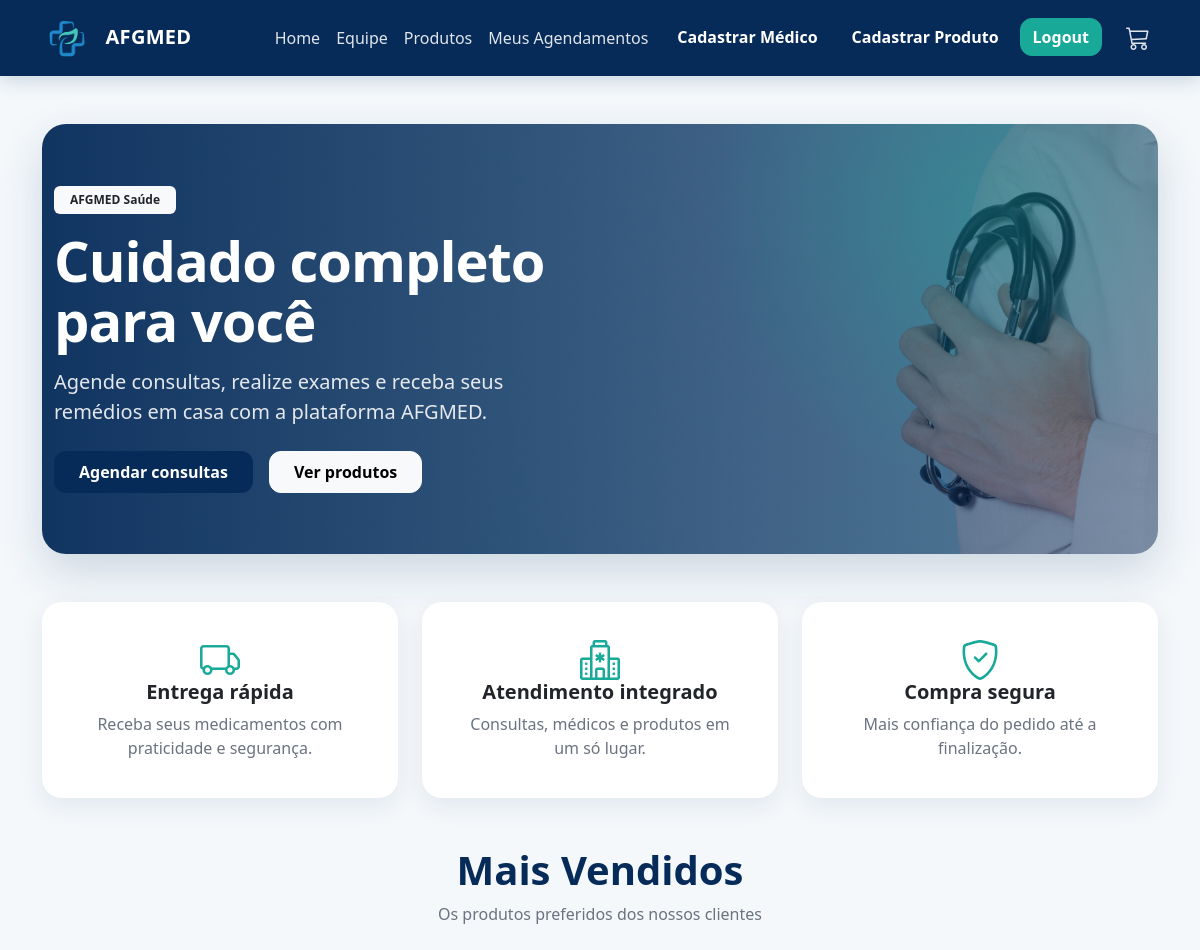
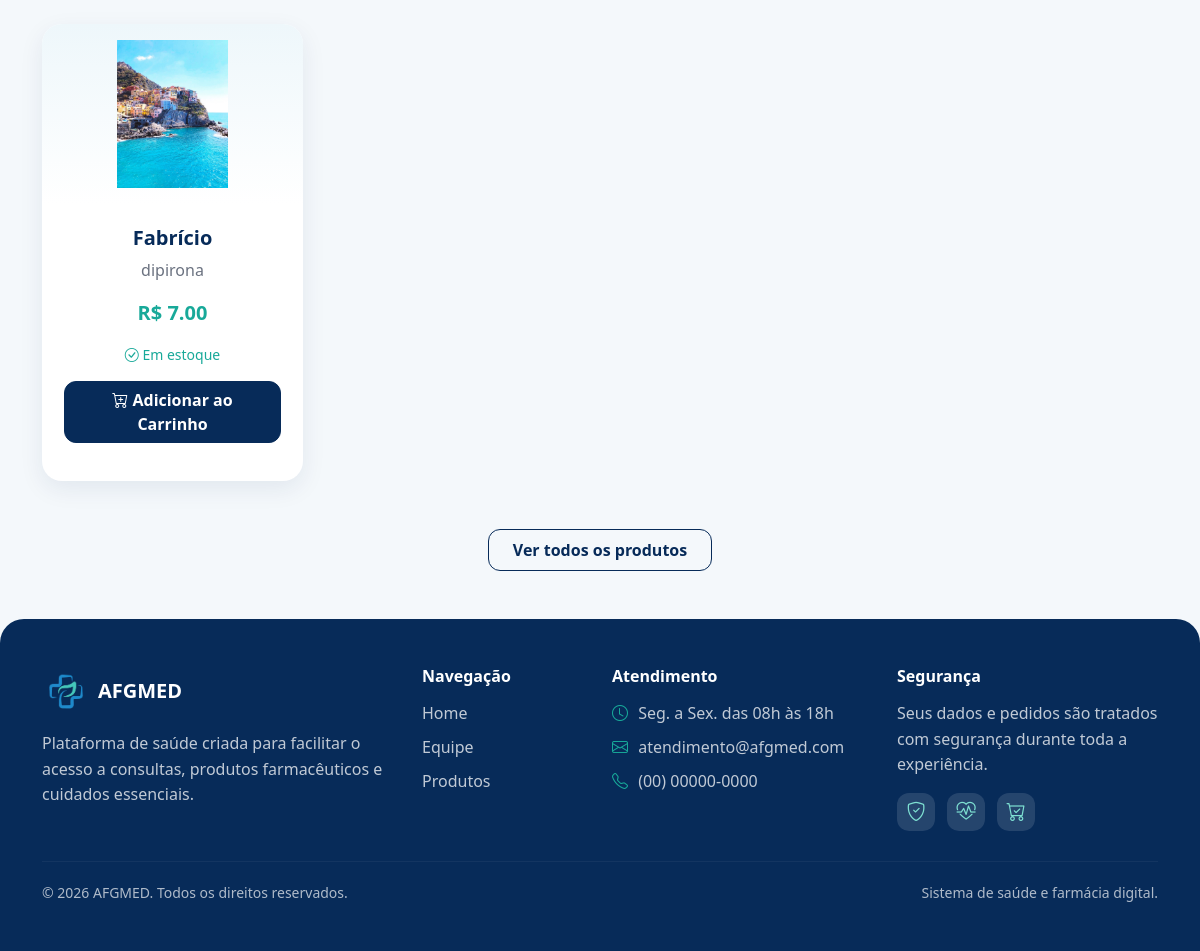
The page / (signed in) on the database as committed earlier (2 pictures, top to bottom).
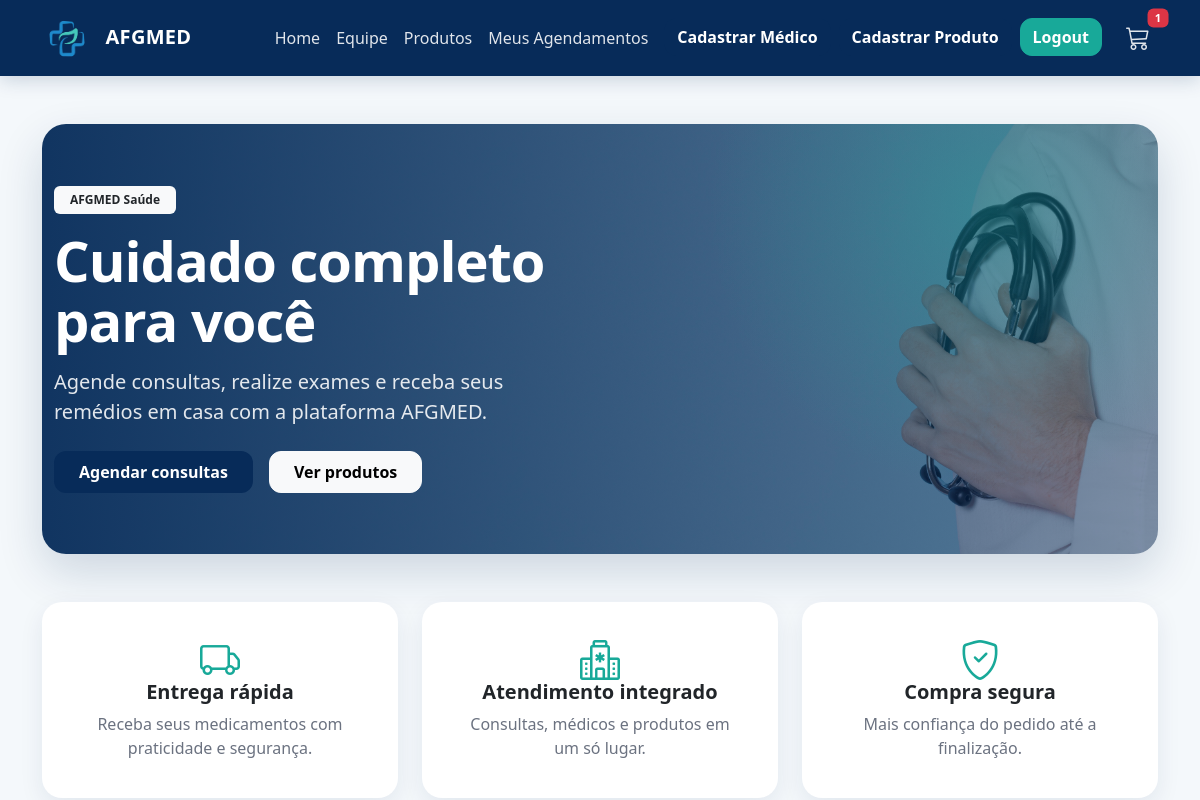
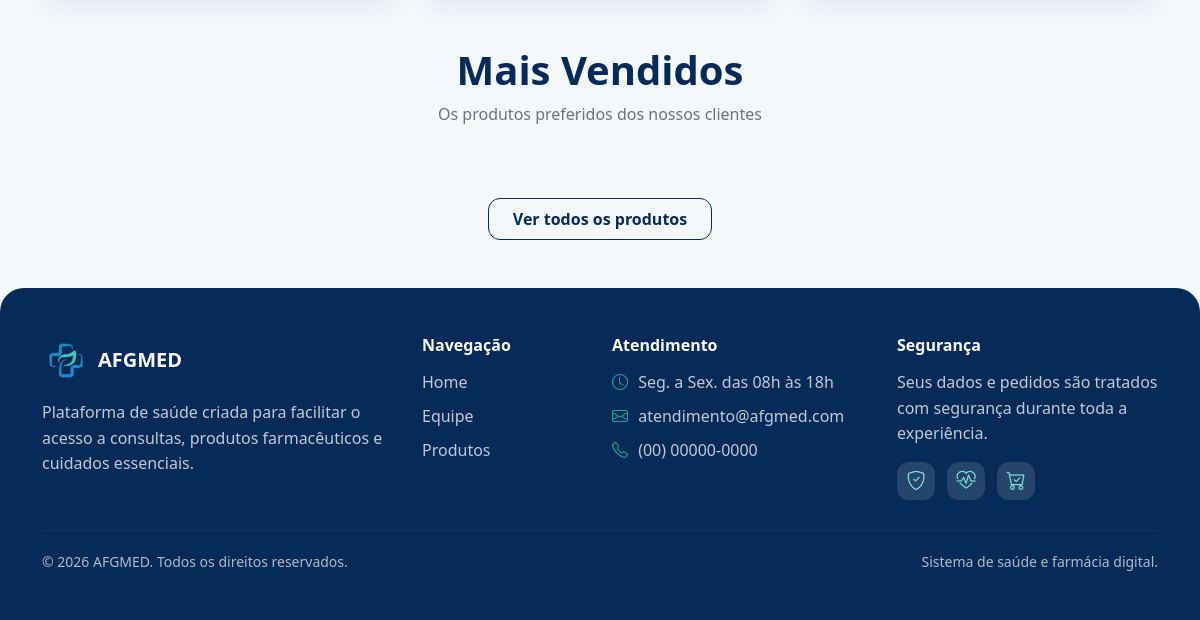
The same page on the database as committed later (2 pictures, top to bottom).
### projetoafgmed/models.py (models this page shows)
class Produto(database.Model):
    id = database.Column(database.Integer, primary_key=True)
    nome = database.Column(database.String, nullable=False)
    descricao = database.Column(database.String)
    preco = database.Column(database.Float, nullable=False)
    estoque = database.Column(database.Integer, default=0)
    foto = database.Column(database.String, default="default.jpg")
    ativo = database.Column(database.Boolean, default=True, nullable=False)
    destaque_home = database.Column(database.Boolean, default=False, nullable=False)
    data_criacao = database.Column(database.DateTime, nullable=False, default=datetime.utcnow)

### projetoafgmed/routes.py (the view)
@app.route("/")
def homepage():
    produtos_destaque = Produto.query.filter_by(ativo=True, destaque_home=True).limit(4).all()
    return render_template("homepage.html", produtos=produtos_destaque)

### projetoafgmed/models.py (called while the page is built)
@login_manager.user_loader
def load_usuario(id_usuario):
    return Usuario.query.get(int(id_usuario))

### projetoafgmed/routes.py (called while the page is built, shortened)
@app.context_processor
def carrinho_global():
    if current_user.is_authenticated:
        carrinho = Carrinho.query.filter_by(
            id_usuario=current_user.id,
            status="ativo"
        ).first()
        itens = carrinho.itens if carrinho else []
        total = sum(item.quantidade * item.preco_unitario for item in itens)
        quantidade = sum(item.quantidade for item in itens)
        return {
            "carrinho": carrinho,
            "itens_carrinho": itens,
            "total_carrinho": total,
            "quantidade_carrinho": quantidade
        }

### projetoafgmed/templates/homepage.html (shortened to what the changed rows need)
{% extends "base.html" %}
{% block content %}
<div class="hero-banner d-flex align-items-center mb-5">
    <div class="container">
        <div class="row align-items-center">
            <div class="col-12 col-md-8 col-lg-6 hero-conteudo">
                <h1 class="display-4 fw-bold text-white mb-3">
                    Cuidado completo para você
                </h1>
            </div>
        </div>
    </div>
</div>
<h1 class="text-center mb-2 fw-bold" style="color: #072B59;">
    Mais Vendidos
</h1>
<div class="row row-cols-1 row-cols-md-4 g-4 mt-3">
    {% for produto in produtos %}
    <div class="col">
        <div class="card h-100 text-center shadow-sm">
            <img src="{{ url_for('static', filename='fotos_produtos/' + produto.foto) }}"
                 class="card-img-top p-3"
                 style="height:180px; object-fit:contain;"
                 alt="{{ produto.nome }}">
            <div class="card-body d-flex flex-column">
                <h5 class="card-title fw-bold" style="color: #072B59;">
                    {{ produto.nome }}
                </h5>
                <p class="card-text text-truncate text-muted">
                    {{ produto.descricao }}
                </p>
                <p class="fw-bold text-success fs-5">
                    R$ {{ '%.2f' % produto.preco }}
                </p>
                {% if produto.estoque > 0 %}
                    <small class="text-success mb-3">
                        <i class="bi bi-check-circle"></i>
                        Em estoque
                    </small>
                    <form action="{{ url_for('adicionar_carrinho', id_produto=produto.id) }}"
                          method="post"
                          class="mt-auto">
                        <button type="submit" class="btn btn-primary w-100">
                            <i class="bi bi-cart-plus"></i>
                            Adicionar ao Carrinho
                        </button>
                    </form>
                {% endif %}
            </div>
        </div>
    </div>
    {% endfor %}
</div>
{% endblock %}

Rows that differ between the two databases and show on the page:
no longer on this page (row edited): Produto: foto (picture), nome "Fabrício", descricao "dipirona", preco "7.00"
Other text that changed with them:
{{ quantidade_carrinho }}: (not shown) → "1"
